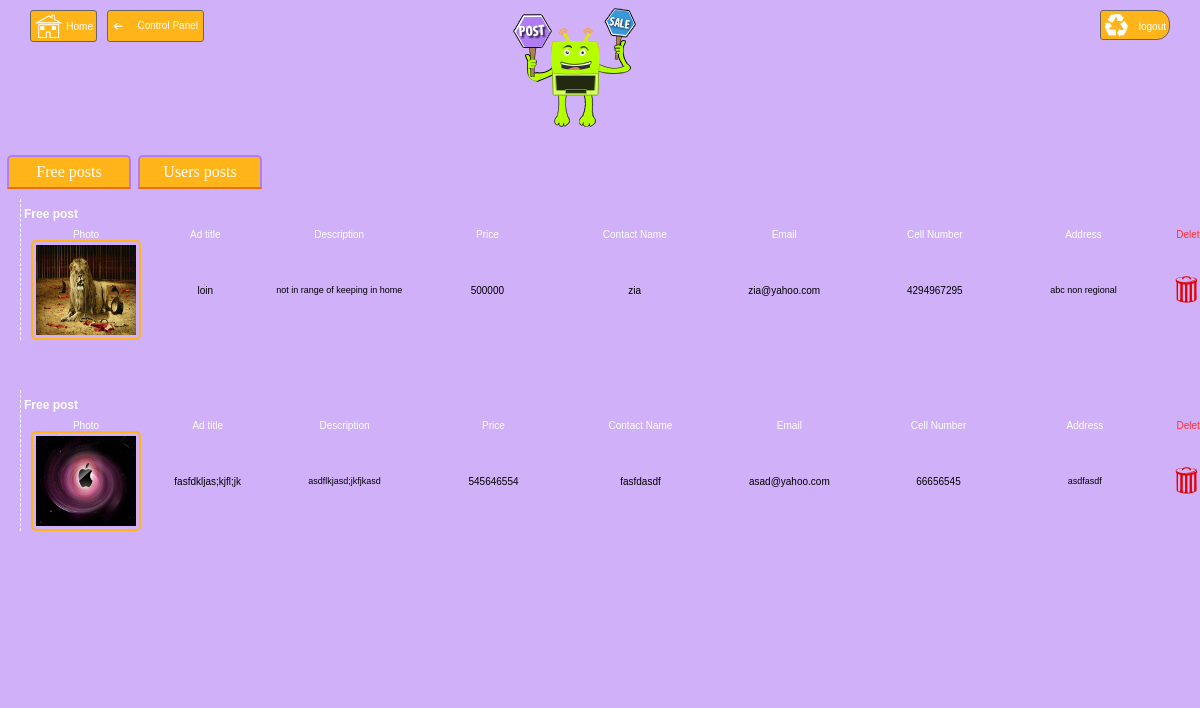
/_admin/manageads.php (signed in), run on the app's committed database.
### tables this page shows
CREATE TABLE IF NOT EXISTS `freead` (
  `id` int(10) UNSIGNED NOT NULL AUTO_INCREMENT,
  `cat_id` int(10) UNSIGNED NOT NULL,
  `ad_title` varchar(45) NOT NULL,
  `photo_name` varchar(45) NOT NULL,
  `description` text NOT NULL,
  `price` int(10) UNSIGNED NOT NULL,
  `contact_name` varchar(45) NOT NULL,
  `email` varchar(45) NOT NULL,
  `m_number` int(10) UNSIGNED NOT NULL,
  `address` text NOT NULL,
  PRIMARY KEY (`id`,`cat_id`),
  KEY `FK_freead_1` (`cat_id`)
);

### _admin/manageads.php (the view, shortened to what this page needs)
<?php
$query="Select * from freead  ";
$insertionquery=mysql_query($query);
?>
<!DOCTYPE html PUBLIC "-//W3C//DTD XHTML 1.0 Transitional//EN" "http://www.w3.org/TR/xhtml1/DTD/xhtml1-transitional.dtd">
<html xmlns="http://www.w3.org/1999/xhtml">
<head>
</head>
<body>
<form action="includes/logout.php">
<input name="logout" type="submit" value="logout" class="logout" />
</form>
<div class="home">
<a href="newmenu.php">Home</a>
</div>
<div class="back">
<a href="index.php">Control Panel</a>
</div>
<div id="image">
<a href="#"><img src="../_images/signin.png" /></a>
</div>
<div id="page">
<div id="topmenu">
<a href="">Free posts</a>
</div>
<div id="topmenu">
<a href="manageuserads.php">Users posts</a>
</div>
<span style="color:#09F; padding-left:40px; line-height:40px;"><?php echo $msg;?></span>
<?php
$k=1;
 while($rec=mysql_fetch_array($insertionquery)){?>
        	<table cellspacing="0" cellpadding="0" id="table">
            	<tr>
                	<td colspan="2" id="tableh2"><b>Free post</b></td>
            	</tr>
               <tr>
    <td style="color:#FFF; padding-left:10px;">Photo</td>
    <td style="color:#FFF; padding-left:10px;">Ad title </td>
    <td style="color:#FFF; padding-left:10px;">Description </td>
    <td style="color:#FFF; padding-left:10px;">Price </td>
    <td style="color:#FFF; padding-left:10px;">Contact Name </td>
    <td style="color:#FFF; padding-left:10px;">Email </td>
    <td style="color:#FFF; padding-left:10px;">Cell Number</td>
    <td style="color:#FFF; padding-left:10px;">Address </td>
    <td style="color:#F33; padding-left:10px; ">Delete</td>
  </tr>
  <tr>
    <td id="pic"><img src="../Uploaded/<?php echo $rec['photo_name'];?>"  width="100" height="90" style="border-radius:5px; padding:3px; "/></td>
    <td style="padding-left:10px; width:120px;" ><?php echo $rec['ad_title'];?></td>
    <td style="padding-left:10px; font-size:9px; width:150px;" ><?php echo $rec['description'];?></td>
    <td style="padding-left:10px; width:150px;" ><?php echo $rec['price'];?></td>
    <td style="padding-left:10px; width:150px;" ><?php echo $rec['contact_name'];?></td>
    <td style="padding-left:10px; width:150px;" ><?php echo $rec['email'];?></td>
    <td style="padding-left:10px; width:150px;"><?php echo $rec['m_number'];?></td>
    <td style="padding-left:10px; font-size:9px; width:150px;" ><?php echo $rec['address'];?></td>
    <td style="width:70px;"><a href="delpost.php?DELC=<?php echo $rec['id']?>"><img src="../_images/delet.png"/></a></td>
  </tr >
            </table>
<?php $k++; }
?>
 </div>
</body>
</html>

### _admin/manageads.php (style rules this page uses)
* { margin:0px auto; padding:0px; background-color:#CFB0F9; }
#image { height: 150px; background-repeat: no-repeat; margin-left:500px; }
#page { min-height: 530px; overflow:hidden; }
#table { width:1200px; margin-left: 20px; border-left-width: 1px; border-left-style: dashed; border-left-color: #FFF; border-right-width: 1px; border-right-style: dashed; border-right-color: #FFF; font-family:Verdana, Geneva, sans-serif; font-size:10px; text-align:center; margin-bottom:50px; }
#tableh2 { font-size: 12px; font-family: Verdana, Geneva, sans-serif; line-height: 30px; text-align: left; padding-left: 3px; color: #FFF; font-weight: bold; }
.back { background: #FFB51A url(../_images/back.png) no-repeat 5px 10px; border-radius: 3px; text-align: right; height: 30px; width: 90px; margin-top:10px; border: 1px solid #666; float:left; padding-right:5px; line-height:30px; margin-left:10px; }
.back a { font-family: Verdana, Geneva, sans-serif; font-size: 10px; color:#FFF; text-decoration:none; background:none; }
.home { width:62px; height:30px; background: #FFB51A url(../_images/home.png) no-repeat 3px 1px; border-radius: 3px; text-align: right; margin-top:10px; border: 1px solid #666; float:left; padding-right:3px; line-height:32px; margin-left:30px; }
.home a { font-family: Verdana, Geneva, sans-serif; font-size: 10px; color:#FFF; text-decoration:none; background:none; }
.logout { width:70px; height:30px; background: #FFB51A url(../_images/logout.png) no-repeat 3px 1px; border-radius: 3px 13px 13px 3px; text-align: right; margin-top:10px; border: 1px solid #666; float:right; padding-right:3px; line-height:32px; margin-right:30px; font-family: Verdana, Geneva, sans-serif; font-size: 10px; color:#FFF; text-decoration:none; }
#topmenu { height:30px; line-height:30px; font: Verdana, Geneva, sans-serif; font-size: 16px; border-radius: 5px 5px 0px 0px; margin-left: 7px; margin-bottom: 10px; width: 120px; float: left; margin-top: 5px; text-align: center; background-color: #FFB51A; border-top-width: 2px; border-right-width: 2px; border-bottom-width: 2px; border-left-width: 2px; border-top-style: solid; border-right-style: solid; border-bottom-style: solid; border-left-style: solid; border-top-color: #b07df4; border-right-color: #b07df4; border-bottom-color: #E77003; border-left-color: #b07df4; }
#topmenu a { text-decoration:none; color:#FFF; background-color: #FFB51A; }
#pic img { border:2px solid #FFB51A; margin-left:10px; }

### data on the page
freead: photo_name (picture), ad_title "loin", description "not in range of keeping in home", price "500000", contact_name "zia", email "zia@yahoo.com", m_number "4294967295", address "abc non regional"
freead: photo_name (picture), ad_title "fasfdkljas;kjfl;jk", description "asdflkjasd;jkfjkasd", price "545646554", contact_name "fasfdasdf", email "asad@yahoo.com", m_number "66656545", address "asdfasdf"
